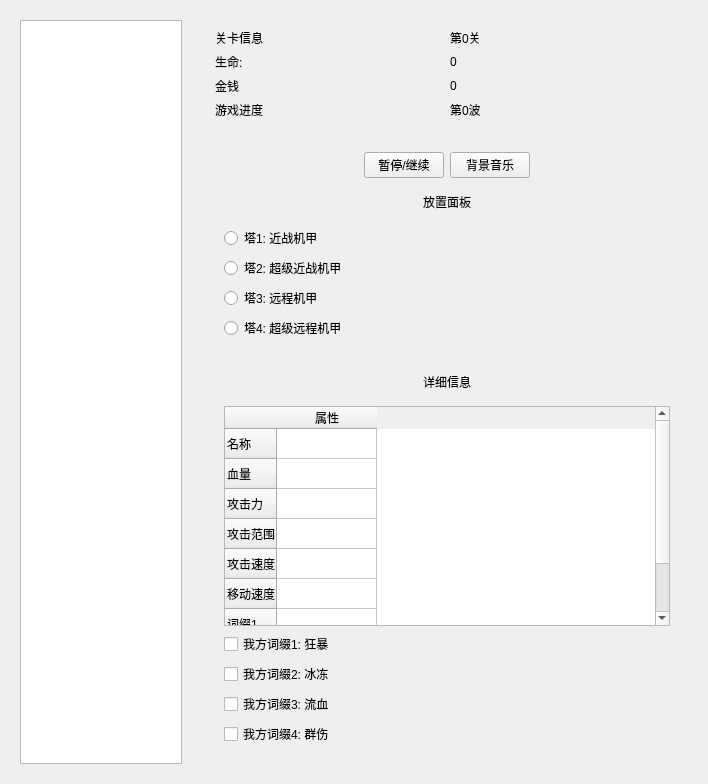
<?xml version="1.0" encoding="UTF-8"?>
<ui version="4.0">
 <class>GameWindow</class>
 <widget class="QWidget" name="GameWindow">
  <property name="geometry">
   <rect>
    <x>0</x>
    <y>0</y>
    <width>708</width>
    <height>748</height>
   </rect>
  </property>
  <property name="windowTitle">
   <string>Form</string>
  </property>
  <layout class="QGridLayout" name="gridLayout_2">
   <item row="0" column="0">
    <widget class="QWidget" name="w_mainScene" native="true">
     <layout class="QVBoxLayout" name="verticalLayout">
      <item>
       <widget class="QGraphicsView" name="graphicsView"/>
      </item>
     </layout>
    </widget>
   </item>
   <item row="0" column="1">
    <widget class="QWidget" name="widget_2" native="true">
     <property name="minimumSize">
      <size>
       <width>500</width>
       <height>0</height>
      </size>
     </property>
     <property name="maximumSize">
      <size>
       <width>400</width>
       <height>16777215</height>
      </size>
     </property>
     <layout class="QVBoxLayout" name="verticalLayout_2">
      <item>
       <widget class="QWidget" name="widget" native="true">
        <property name="maximumSize">
         <size>
          <width>16777215</width>
          <height>400</height>
         </size>
        </property>
        <layout class="QGridLayout" name="gridLayout">
         <item row="3" column="1">
          <widget class="QLabel" name="l_progress">
           <property name="text">
            <string>第0波</string>
           </property>
          </widget>
         </item>
         <item row="1" column="1">
          <widget class="QLabel" name="l_hp">
           <property name="text">
            <string>0</string>
           </property>
          </widget>
         </item>
         <item row="1" column="0">
          <widget class="QLabel" name="label_2">
           <property name="text">
            <string>生命:</string>
           </property>
          </widget>
         </item>
         <item row="2" column="0">
          <widget class="QLabel" name="label_4">
           <property name="text">
            <string>金钱</string>
           </property>
          </widget>
         </item>
         <item row="2" column="1">
          <widget class="QLabel" name="l_money">
           <property name="text">
            <string>0</string>
           </property>
          </widget>
         </item>
         <item row="3" column="0">
          <widget class="QLabel" name="label_3">
           <property name="text">
            <string>游戏进度</string>
           </property>
          </widget>
         </item>
         <item row="0" column="0">
          <widget class="QLabel" name="label">
           <property name="text">
            <string>关卡信息</string>
           </property>
          </widget>
         </item>
         <item row="0" column="1">
          <widget class="QLabel" name="l_level">
           <property name="text">
            <string>第0关</string>
           </property>
          </widget>
         </item>
        </layout>
       </widget>
      </item>
      <item>
       <widget class="QWidget" name="widget_3" native="true">
        <layout class="QGridLayout" name="gridLayout_4">
         <item row="1" column="0">
          <widget class="QLabel" name="label_5">
           <property name="maximumSize">
            <size>
             <width>16777215</width>
             <height>40</height>
            </size>
           </property>
           <property name="text">
            <string>放置面板</string>
           </property>
           <property name="alignment">
            <set>Qt::AlignCenter</set>
           </property>
          </widget>
         </item>
         <item row="0" column="0">
          <widget class="QWidget" name="widget_4" native="true">
           <property name="maximumSize">
            <size>
             <width>16777215</width>
             <height>200</height>
            </size>
           </property>
           <layout class="QHBoxLayout" name="horizontalLayout">
            <item>
             <spacer name="horizontalSpacer">
              <property name="orientation">
               <enum>Qt::Horizontal</enum>
              </property>
              <property name="sizeHint" stdset="0">
               <size>
                <width>40</width>
                <height>20</height>
               </size>
              </property>
             </spacer>
            </item>
            <item>
             <widget class="QPushButton" name="pb_stop">
              <property name="text">
               <string>暂停/继续</string>
              </property>
             </widget>
            </item>
            <item>
             <widget class="QPushButton" name="pb_music">
              <property name="text">
               <string>背景音乐</string>
              </property>
             </widget>
            </item>
            <item>
             <spacer name="horizontalSpacer_2">
              <property name="orientation">
               <enum>Qt::Horizontal</enum>
              </property>
              <property name="sizeHint" stdset="0">
               <size>
                <width>40</width>
                <height>20</height>
               </size>
              </property>
             </spacer>
            </item>
           </layout>
          </widget>
         </item>
         <item row="2" column="0">
          <widget class="QWidget" name="widget_5" native="true">
           <property name="maximumSize">
            <size>
             <width>16777215</width>
             <height>400</height>
            </size>
           </property>
           <layout class="QVBoxLayout" name="verticalLayout_4">
            <item>
             <widget class="QRadioButton" name="radioButton_1">
              <property name="text">
               <string>塔1: 近战机甲</string>
              </property>
             </widget>
            </item>
            <item>
             <widget class="QRadioButton" name="radioButton_2">
              <property name="text">
               <string>塔2: 超级近战机甲</string>
              </property>
             </widget>
            </item>
            <item>
             <widget class="QRadioButton" name="radioButton_3">
              <property name="text">
               <string>塔3: 远程机甲</string>
              </property>
             </widget>
            </item>
            <item>
             <widget class="QRadioButton" name="radioButton_4">
              <property name="text">
               <string>塔4: 超级远程机甲</string>
              </property>
             </widget>
            </item>
           </layout>
          </widget>
         </item>
        </layout>
       </widget>
      </item>
      <item>
       <widget class="QWidget" name="widget_6" native="true">
        <property name="minimumSize">
         <size>
          <width>0</width>
          <height>400</height>
         </size>
        </property>
        <layout class="QVBoxLayout" name="verticalLayout_3">
         <item>
          <widget class="QLabel" name="label_6">
           <property name="maximumSize">
            <size>
             <width>16777215</width>
             <height>40</height>
            </size>
           </property>
           <property name="text">
            <string>详细信息</string>
           </property>
           <property name="alignment">
            <set>Qt::AlignCenter</set>
           </property>
          </widget>
         </item>
         <item>
          <widget class="QWidget" name="widget_7" native="true">
           <layout class="QVBoxLayout" name="verticalLayout_5">
            <item>
             <widget class="QTableWidget" name="tableWidget">
              <row>
               <property name="text">
                <string>名称</string>
               </property>
              </row>
              <row>
               <property name="text">
                <string>血量</string>
               </property>
              </row>
              <row>
               <property name="text">
                <string>攻击力</string>
               </property>
              </row>
              <row>
               <property name="text">
                <string>攻击范围</string>
               </property>
              </row>
              <row>
               <property name="text">
                <string>攻击速度</string>
               </property>
              </row>
              <row>
               <property name="text">
                <string>移动速度</string>
               </property>
              </row>
              <row>
               <property name="text">
                <string>词缀1</string>
               </property>
              </row>
              <row>
               <property name="text">
                <string>词缀2</string>
               </property>
              </row>
              <column>
               <property name="text">
                <string>属性</string>
               </property>
              </column>
             </widget>
            </item>
            <item>
             <widget class="QCheckBox" name="checkBox">
              <property name="text">
               <string>我方词缀1: 狂暴</string>
              </property>
             </widget>
            </item>
            <item>
             <widget class="QCheckBox" name="checkBox_2">
              <property name="text">
               <string>我方词缀2: 冰冻</string>
              </property>
             </widget>
            </item>
            <item>
             <widget class="QCheckBox" name="checkBox_3">
              <property name="text">
               <string>我方词缀3: 流血</string>
              </property>
             </widget>
            </item>
            <item>
             <widget class="QCheckBox" name="checkBox_4">
              <property name="text">
               <string>我方词缀4: 群伤</string>
              </property>
             </widget>
            </item>
           </layout>
          </widget>
         </item>
        </layout>
       </widget>
      </item>
     </layout>
    </widget>
   </item>
  </layout>
 </widget>
 <resources/>
 <connections/>
</ui>
